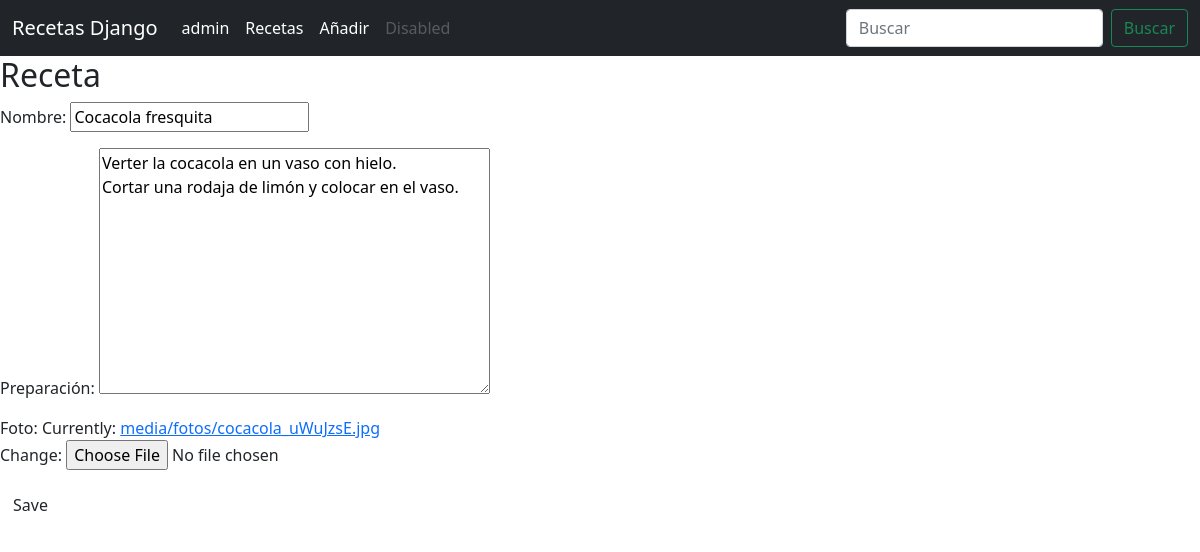
The app's page /receta_edit/19 (signed in) with its own data.
### recetas/models.py (models this page shows, shortened)
class Receta(models.Model):
  nombre       = models.CharField(max_length=200, validators=[validate_caps])
  preparación  = models.TextField(max_length=5000)
  foto         = models.ImageField(upload_to='media/fotos')

### recetas/views.py (the view)
# urls.py: path('receta_edit/<int:pk>', views.receta_edit, name='receta_edit'),
def receta_edit(request, pk):
    receta = get_object_or_404(Receta, pk=pk)
    if request.method == "POST":
        form = RecetaForm(request.POST, request.FILES, instance=receta)
        if form.is_valid():
            post = form.save(commit=False)
            post.author = request.user
            post.published_date = timezone.now()
            post.save()
            messages.success(request, 'Receta modificada correctamente')
            return redirect('recetas')
        else:
            messages.error(request, 'ERROR. Revise los datos introducidos.')
            return render(request, 'receta_edit.html', {'form': form})
    else:
        form = RecetaForm(instance=receta)
        return render(request, 'receta_edit.html', {'form': form})

### recetas/forms.py
class RecetaForm(forms.ModelForm):
  class Meta:
    model = Receta
    fields = ('nombre', 'preparación', 'foto',)

### templates/receta_edit.html (shortened to what this page needs)
{% extends "boot.html" %}
{% block receta_new %}
  <h2>Receta</h2>
  <form method="POST" class="post-form" enctype="multipart/form-data">{% csrf_token %}
    {{ form.as_p }}
    <button type="submit" class="save btn btn-default">Save</button>
  </form>
{% endblock %}

### templates/boot.html (shortened to what this page needs)
<!doctype html>
<html lang="en">
  <head>
    <link href="https://cdn.jsdelivr.net/npm/bootstrap@5.1.3/dist/css/bootstrap.min.css" rel="stylesheet">
  </head>
  <body>
    <h1>Bootstrap</h1>
	<header>
	  <nav class="navbar navbar-expand-md navbar-dark fixed-top bg-dark">
	    <div class="container-fluid">
	      <a class="navbar-brand" href="{% url 'boot' %}">Recetas Django</a>
	      <div class="collapse navbar-collapse" id="navbarCollapse">
		<ul class="navbar-nav me-auto mb-2 mb-md-0">
		  {% if user.is_authenticated %}
		  <li class="nav-item">
		    <a class="nav-link active" aria-current="page" href="{% url 'home' %}">{{ user.username }}</a>
		  </li>
		  {% else %}
		  <li class="nav-item">
		    <a class="nav-link active" aria-current="page" href="{% url 'home' %}">Iniciar Sesión</a>
		  </li>
		  {% endif %}
		  <li class="nav-item">
		    <a class="nav-link active" aria-current="page" href="{% url 'recetas' %}">Recetas</a>
		  </li>
		  {% if user.is_superuser %}
		  <li class="nav-item">
		    <a class="nav-link active" aria-current="page" href="{% url 'receta_new' %}">Añadir</a>
		  </li>
		  {% endif %}
		  <li class="nav-item">
		    <a class="nav-link disabled">Disabled</a>
		  </li>
		</ul>
		<form class="d-flex" role="search" action="{% url 'tabla' %}" method="POST">
		  <input class="form-control me-2" type="search" placeholder="Buscar" aria-label="Buscar" name="Buscar">
		  <button class="btn btn-outline-success" type="submit">Buscar</button>
		</form>
	      </div>
	    </div>
	  </nav>
	</header>
	{% block receta_new %}{% endblock %}
  </body>
</html>

### records on screen
Receta: nombre "Cocacola fresquita", preparación "Verter la cocacola en un vaso con hielo. Cortar una rodaja de limón y colocar en el vaso."

### other values on screen
{{ user.username }} "admin"
